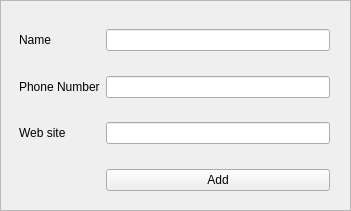
     <widget class="QFrame" name="frame_publisher_add">
      <property name="geometry">
       <rect>
        <x>510</x>
        <y>70</y>
        <width>351</width>
        <height>211</height>
       </rect>
      </property>
      <property name="frameShape">
       <enum>QFrame::StyledPanel</enum>
      </property>
      <property name="frameShadow">
       <enum>QFrame::Raised</enum>
      </property>
      <widget class="QWidget" name="formLayoutWidget">
       <property name="geometry">
        <rect>
         <x>19</x>
         <y>29</y>
         <width>311</width>
         <height>181</height>
        </rect>
       </property>
       <layout class="QFormLayout" name="formLayout_publisher_main">
        <item row="0" column="0">
         <widget class="QLabel" name="label_publisher_name">
          <property name="text">
           <string>Name</string>
          </property>
         </widget>
        </item>
        <item row="0" column="1">
         <widget class="QLineEdit" name="input_publisher_name"/>
        </item>
        <item row="2" column="0">
         <widget class="QLabel" name="label_publisher_number">
          <property name="text">
           <string>Phone Number</string>
          </property>
         </widget>
        </item>
        <item row="2" column="1">
         <widget class="QLineEdit" name="input_publisher_number"/>
        </item>
        <item row="5" column="0">
         <widget class="QLabel" name="label_publisher_web">
          <property name="text">
           <string>Web site</string>
          </property>
         </widget>
        </item>
        <item row="5" column="1">
         <widget class="QLineEdit" name="input_publisher_web"/>
        </item>
        <item row="7" column="1">
         <widget class="QPushButton" name="btn_publisher_add">
          <property name="text">
           <string>Add</string>
          </property>
         </widget>
        </item>
        <item row="1" column="1">
         <spacer name="verticalSpacer_2">
          <property name="orientation">
           <enum>Qt::Vertical</enum>
          </property>
          <property name="sizeHint" stdset="0">
           <size>
            <width>20</width>
            <height>40</height>
           </size>
          </property>
         </spacer>
        </item>
        <item row="6" column="1">
         <spacer name="verticalSpacer_3">
          <property name="orientation">
           <enum>Qt::Vertical</enum>
          </property>
          <property name="sizeHint" stdset="0">
           <size>
            <width>20</width>
            <height>40</height>
           </size>
          </property>
         </spacer>
        </item>
        <item row="4" column="1">
         <spacer name="verticalSpacer">
          <property name="orientation">
           <enum>Qt::Vertical</enum>
          </property>
          <property name="sizeHint" stdset="0">
           <size>
            <width>20</width>
            <height>40</height>
           </size>
          </property>
         </spacer>
        </item>
        <item row="8" column="1">
         <spacer name="verticalSpacer_4">
          <property name="orientation">
           <enum>Qt::Vertical</enum>
          </property>
          <property name="sizeHint" stdset="0">
           <size>
            <width>20</width>
            <height>40</height>
           </size>
          </property>
         </spacer>
        </item>
       </layout>
      </widget>
     </widget>
